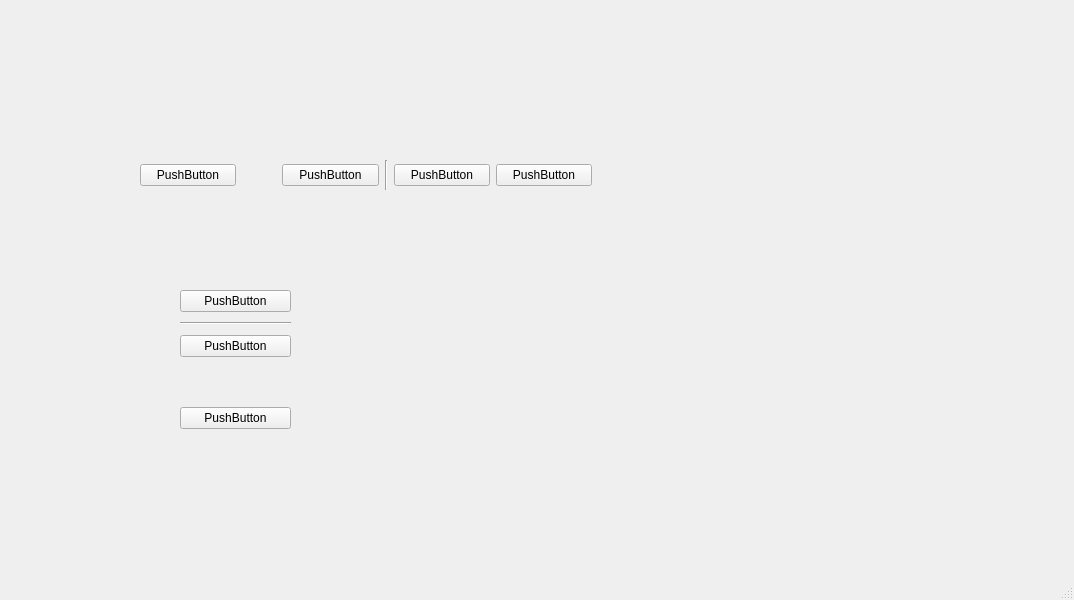
<?xml version="1.0" encoding="UTF-8"?>
<ui version="4.0">
 <class>MainWindow</class>
 <widget class="QMainWindow" name="MainWindow">
  <property name="enabled">
   <bool>true</bool>
  </property>
  <property name="geometry">
   <rect>
    <x>0</x>
    <y>0</y>
    <width>1074</width>
    <height>600</height>
   </rect>
  </property>
  <property name="windowTitle">
   <string>MainWindow</string>
  </property>
  <widget class="QWidget" name="centralwidget">
   <widget class="QWidget" name="verticalLayoutWidget">
    <property name="geometry">
     <rect>
      <x>180</x>
      <y>286</y>
      <width>111</width>
      <height>151</height>
     </rect>
    </property>
    <layout class="QVBoxLayout" name="verticalLayout">
     <item>
      <widget class="QPushButton" name="pushButton_6">
       <property name="text">
        <string>PushButton</string>
       </property>
      </widget>
     </item>
     <item>
      <widget class="Line" name="line_2">
       <property name="orientation">
        <enum>Qt::Horizontal</enum>
       </property>
      </widget>
     </item>
     <item>
      <widget class="QPushButton" name="pushButton_7">
       <property name="text">
        <string>PushButton</string>
       </property>
      </widget>
     </item>
     <item>
      <spacer name="verticalSpacer">
       <property name="orientation">
        <enum>Qt::Vertical</enum>
       </property>
       <property name="sizeType">
        <enum>QSizePolicy::Fixed</enum>
       </property>
       <property name="sizeHint" stdset="0">
        <size>
         <width>20</width>
         <height>40</height>
        </size>
       </property>
      </spacer>
     </item>
     <item>
      <widget class="QPushButton" name="pushButton_5">
       <property name="text">
        <string>PushButton</string>
       </property>
      </widget>
     </item>
    </layout>
   </widget>
   <widget class="QWidget" name="">
    <property name="geometry">
     <rect>
      <x>140</x>
      <y>160</y>
      <width>452</width>
      <height>30</height>
     </rect>
    </property>
    <layout class="QHBoxLayout" name="horizontalLayout">
     <item>
      <widget class="QPushButton" name="pushButton">
       <property name="text">
        <string>PushButton</string>
       </property>
      </widget>
     </item>
     <item>
      <spacer name="horizontalSpacer">
       <property name="orientation">
        <enum>Qt::Horizontal</enum>
       </property>
       <property name="sizeType">
        <enum>QSizePolicy::Fixed</enum>
       </property>
       <property name="sizeHint" stdset="0">
        <size>
         <width>40</width>
         <height>20</height>
        </size>
       </property>
      </spacer>
     </item>
     <item>
      <widget class="QPushButton" name="pushButton_2">
       <property name="text">
        <string>PushButton</string>
       </property>
      </widget>
     </item>
     <item>
      <widget class="Line" name="line">
       <property name="orientation">
        <enum>Qt::Vertical</enum>
       </property>
      </widget>
     </item>
     <item>
      <widget class="QPushButton" name="pushButton_3">
       <property name="text">
        <string>PushButton</string>
       </property>
      </widget>
     </item>
     <item>
      <widget class="QPushButton" name="pushButton_4">
       <property name="text">
        <string>PushButton</string>
       </property>
      </widget>
     </item>
    </layout>
   </widget>
  </widget>
  <widget class="QMenuBar" name="menubar">
   <property name="geometry">
    <rect>
     <x>0</x>
     <y>0</y>
     <width>1074</width>
     <height>26</height>
    </rect>
   </property>
  </widget>
  <widget class="QStatusBar" name="statusbar"/>
 </widget>
 <resources/>
 <connections/>
</ui>
